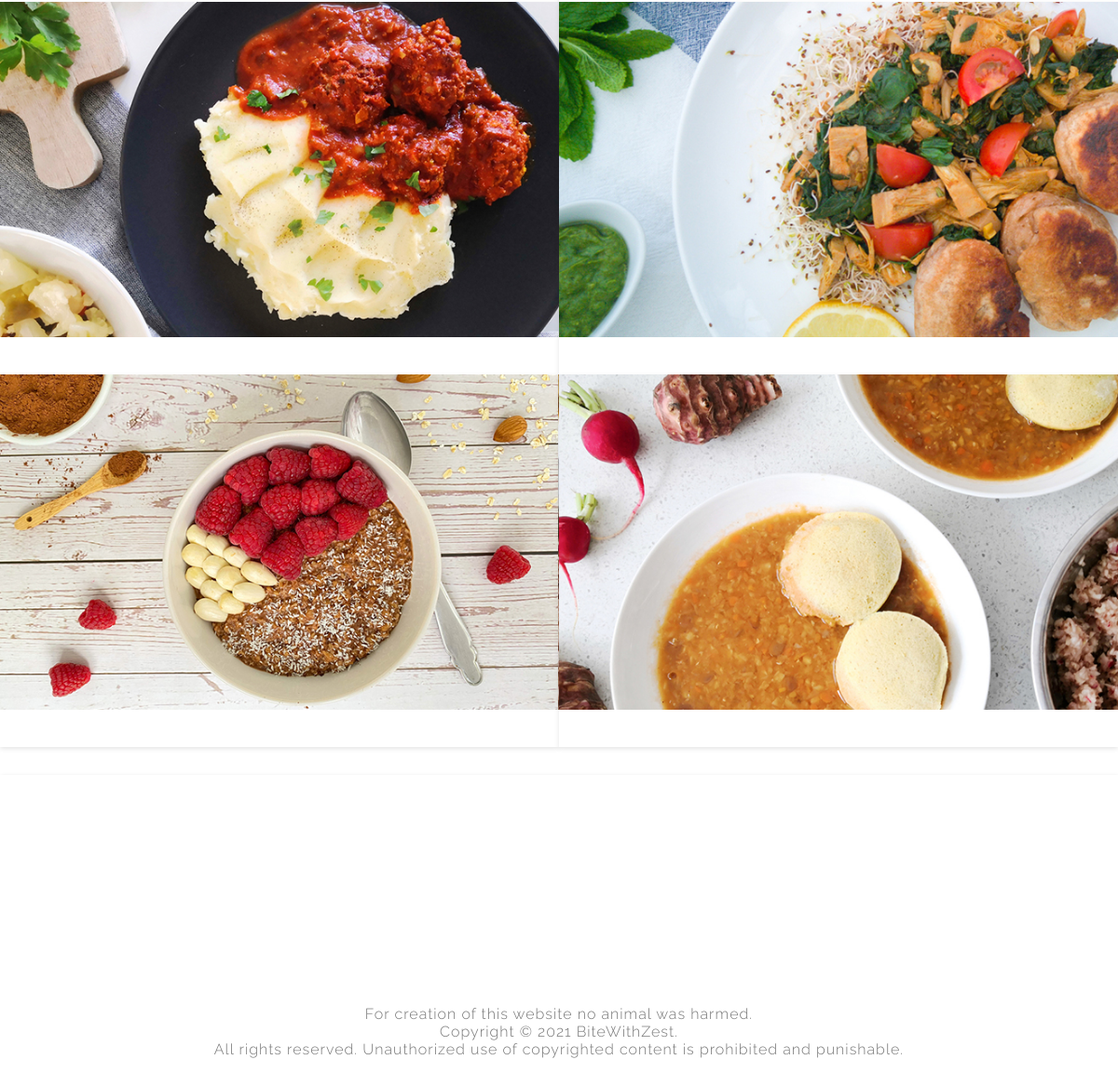
Before: / (lower part) with the older database file.
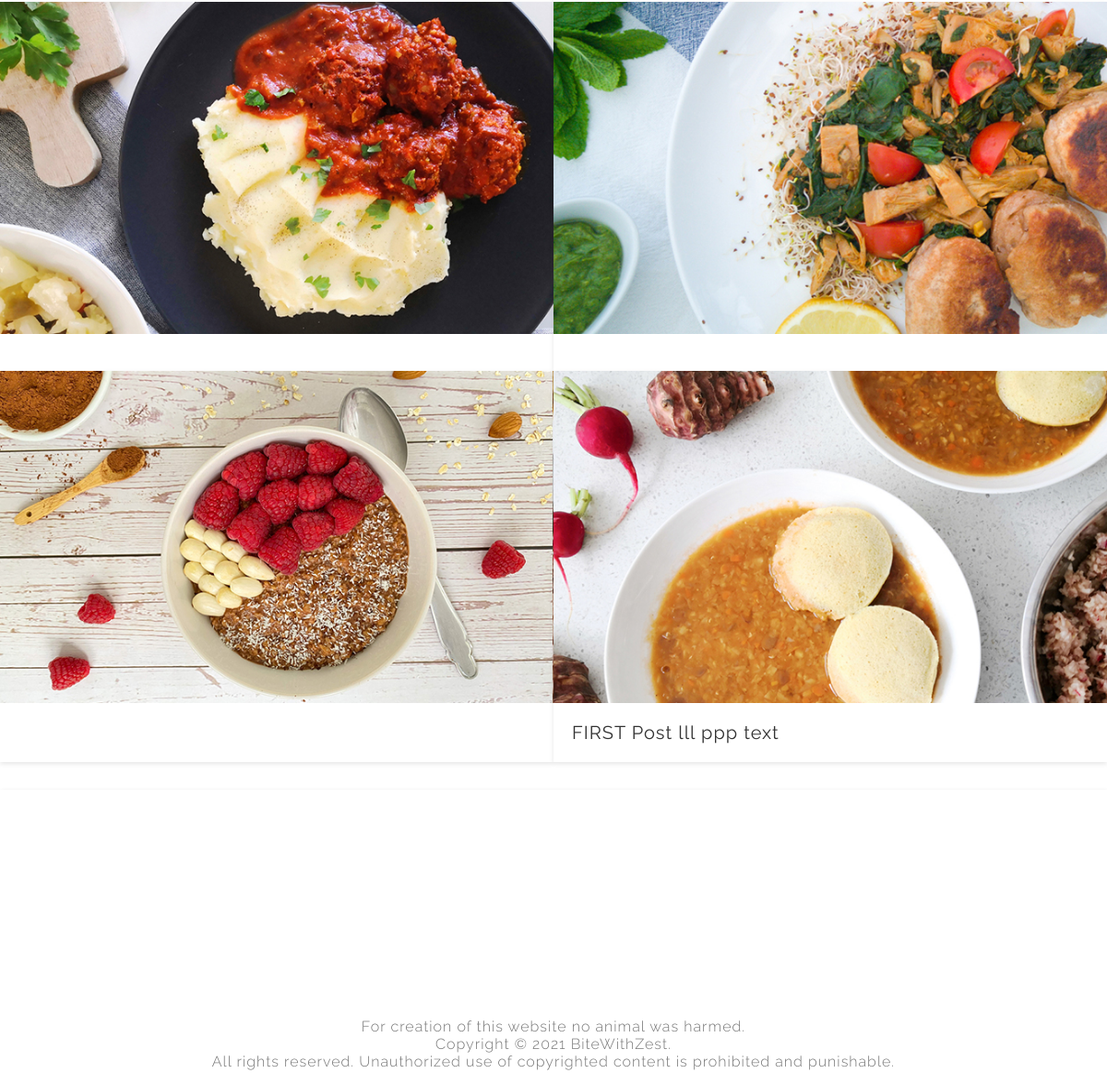
After: the same page with the newer database file.
### blog/models.py (models this page shows, shortened)
class Post(models.Model):
    titleplus = models.CharField(max_length=200, default='')
    slug = models.SlugField(max_length=200, unique=True)
    author = models.ForeignKey(User, on_delete= models.CASCADE,related_name='blog_posts')
    updated_on = models.DateTimeField(auto_now= True)
    created_on = models.DateTimeField(auto_now_add=True)
    category = models.CharField(max_length=200, choices=category_list, default='')
    subcategory = models.CharField(max_length=200, choices=subcategory_list, default='uncategorized')
    status = models.IntegerField(choices=STATUS, default=0)
    cardtype = models.IntegerField(choices=CARDTYPE, default=0)
    thumbnail = models.FileField(upload_to=path_and_rename,blank=True)
    intro_pic= models.FileField(upload_to=path_and_rename_intro,blank=True)
    intro = models.TextField()
    title = models.CharField(max_length=200, unique=True)
    maintext = models.TextField(default='')
    intro1 = models.TextField(default='',blank=True)
    legend = models.TextField(default='',blank=True)
    add_pic = models.FileField(upload_to=path_and_rename_add,blank=True)
    ingredients = models.TextField(default='',blank=True)
    preparationtext = models.TextField(default='',blank=True)
    main_pic = models.FileField(upload_to=path_and_rename_main,blank=True)
    tip = models.TextField(default='',blank=True)
    class Meta:
        ordering = ['-created_on']
        verbose_name_plural = 'Posts'

### blog/views.py (the view)
# urls.py: path('', views.PostList.as_view(), name='home'),
class PostList(generic.ListView):
    queryset = Post.objects.filter(status=1).order_by('-created_on')
    template_name = 'index.html'
    context_object_name = 'post_list'
    def get_context_data(self, **kwargs):
        context = super(PostList, self).get_context_data(**kwargs)
        shared_context(context)
        return context

### blog/views.py (called while the page is built)
def shared_context(context):
    cat_queryset = Category.objects.all()
    context['cat_list'] = cat_queryset.filter(status=1).order_by('-id')
    context['cat_list_asc'] = cat_queryset.filter(status=1).order_by('id')
    subcat_queryset = SubCategory.objects.all()
    context['subcat_list'] = subcat_queryset.filter(status=1).order_by('-id')
    context['subcat_list_asc'] = subcat_queryset.filter(status=1).order_by('id')
    post_cat_queryset = Post.objects.all()
    context['post_cat_list'] = post_cat_queryset.filter(status=1).order_by('-id')
    context['post_subcat_list'] = post_cat_queryset.filter(status=1).order_by('id')

### blog/templates/index.html (shortened to what this page needs)
{% extends "base.html" %}
{% block post_showcase %}
<div class="gallery">
  {% for post in post_list %}
  <div class="item-{{post.id}}">
      <a href="{% url 'post_detail' post.slug  %}" class="card">
        <div class="thumb" style="background-image: url(./media/post{{post.id}}/thumbs/post_thumb{{post.id}}.jpg);"></div>
        <article>
          <h1>{{ post.titleplus }}</h1>
        </article>
      </a>
    </div>
    {% endfor %}
</div>
{% endblock  %}

### blog/templates/base.html (shortened to what this page needs)
{% load static %}
<!DOCTYPE html>
<html lang="en">
<head>
  <link rel="stylesheet" href="{% static 'css/style.css' %}" />
  <link rel="stylesheet" href="{% static 'css/responsive.css' %}" />
</head>
<body>
  <div class="wrapper">
    <div class="content">
      {% block post_showcase %}{% endblock post_showcase %}
    </div>
    {% block footer_showcase %}{% include 'footer.html' %} {% endblock %}
  </div>
</body>
</html>

### blog/templates/footer.html
{% block footer %}
    <div class="footer">
      <div class="footer-copyright">
        <p>For creation of this website no animal was harmed.<br />Copyright © 2021 BiteWithZest.<br />
          All rights reserved. Unauthorized use of copyrighted content is prohibited and punishable.</p>
      </div>
    </div>
{% endblock footer %}

### static/css/style.css (style rules this page uses)
:root { --yellow: #ffc600; --black: rgb(45, 73, 95); --grey: #777777; --red: #f33233; }
*, *:before, *:after { box-sizing: border-box; }
body { font-family: Raleway, sans-serif; letter-spacing: 1px; margin: 0; font-weight: 300; }
h1,h2,h3,h4,h5,h6 { margin: 0,0,5px,0; }
.content { display: grid; }

### static/css/responsive.css (style rules this page uses)
.wrapper { display: grid; grid-template-rows: auto 1fr auto ; }
.footer { display: grid; grid-template-areas: 'footer-info footer-info footer-info' 'footer-info footer-info footer-info' '. footer-copyright . '; height: 320px; background-color: #fff; box-shadow: 1px 1px 4px 0 rgba(0,0,0,.1); width: 100%; z-index: 3; margin: 0 auto; }
.footer-copyright { grid-area: footer-copyright; margin: 0 auto; text-align: center; display: flex; justify-content: center; align-items: flex-end; color: var(--grey); }
.card { background: white; text-decoration: none; color: #444; box-shadow: 0 2px 5px rgba(0, 0, 0, 0.1); display: flex; flex-direction: column; min-height: 100%; position: relative; top: 0; transition: all .1s ease-in; }
.card article { padding: 20px; flex: 1; display: flex; flex-direction: column; justify-content: space-between; }
.card h1 { font-size: 20px; margin: 0; color: #333; font-weight: normal; }
.card .thumb { padding-bottom: 60%; background-size: cover; background-position: center center; }
a { text-decoration: none; }
@media (min-width: 960px) { .gallery { display: grid; grid-template-columns: repeat(auto-fit, minmax(450px, 1fr)); width: 100%; margin: 0 auto 30px 0; grid-template-rows: auto; } }

Changed rows visible on the page:
changed Post: titleplus (not shown) → "FIRST Post lll ppp text"
